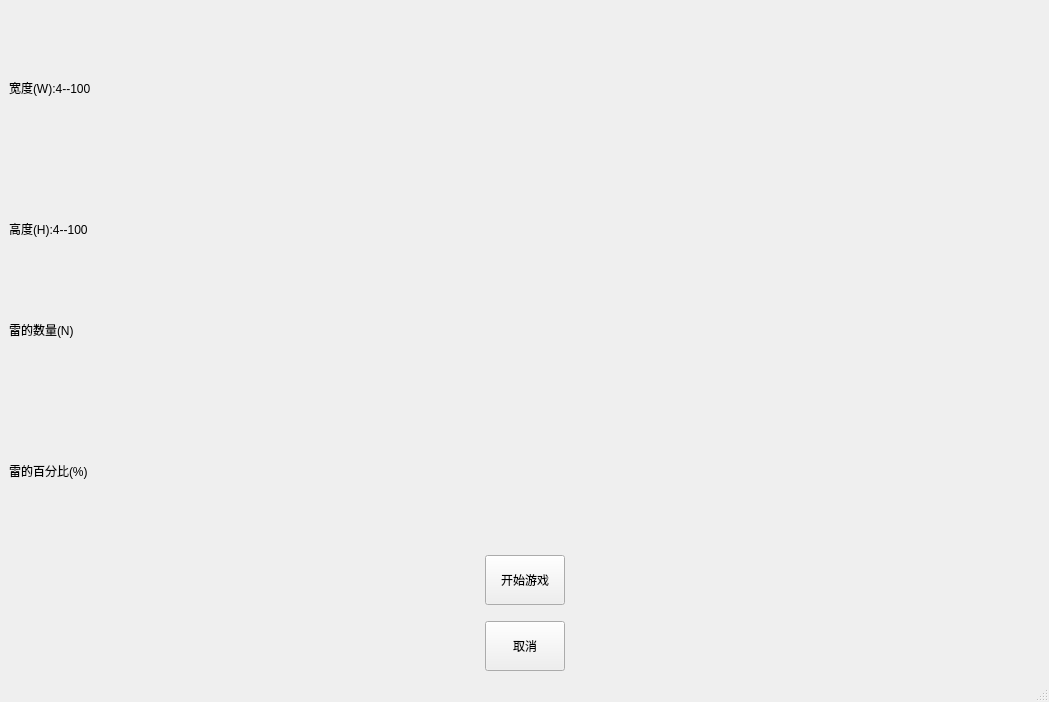
<?xml version="1.0" encoding="UTF-8"?>
<ui version="4.0">
 <class>SelectWidget</class>
 <widget class="QMainWindow" name="SelectWidget">
  <property name="geometry">
   <rect>
    <x>0</x>
    <y>0</y>
    <width>1049</width>
    <height>702</height>
   </rect>
  </property>
  <property name="windowTitle">
   <string>MainWindow</string>
  </property>
  <widget class="QWidget" name="centralwidget">
   <layout class="QVBoxLayout" name="verticalLayout">
    <item>
     <spacer name="verticalSpacer_5">
      <property name="orientation">
       <enum>Qt::Vertical</enum>
      </property>
      <property name="sizeHint" stdset="0">
       <size>
        <width>20</width>
        <height>40</height>
       </size>
      </property>
     </spacer>
    </item>
    <item>
     <widget class="QWidget" name="widget_5" native="true">
      <property name="minimumSize">
       <size>
        <width>580</width>
        <height>35</height>
       </size>
      </property>
      <property name="maximumSize">
       <size>
        <width>16777215</width>
        <height>35</height>
       </size>
      </property>
      <layout class="QHBoxLayout" name="horizontalLayout" stretch="0,0">
       <property name="sizeConstraint">
        <enum>QLayout::SetDefaultConstraint</enum>
       </property>
       <property name="leftMargin">
        <number>0</number>
       </property>
       <property name="topMargin">
        <number>0</number>
       </property>
       <property name="rightMargin">
        <number>0</number>
       </property>
       <property name="bottomMargin">
        <number>0</number>
       </property>
       <item>
        <widget class="QLabel" name="lalW">
         <property name="minimumSize">
          <size>
           <width>300</width>
           <height>0</height>
          </size>
         </property>
         <property name="frameShape">
          <enum>QFrame::NoFrame</enum>
         </property>
         <property name="text">
          <string>宽度(W):4--100</string>
         </property>
         <property name="textFormat">
          <enum>Qt::AutoText</enum>
         </property>
         <property name="margin">
          <number>0</number>
         </property>
        </widget>
       </item>
       <item>
        <widget class="MultiControl" name="show1" native="true">
         <property name="minimumSize">
          <size>
           <width>0</width>
           <height>0</height>
          </size>
         </property>
         <property name="maximumSize">
          <size>
           <width>1677125</width>
           <height>1677125</height>
          </size>
         </property>
         <property name="mouseTracking">
          <bool>false</bool>
         </property>
         <property name="focusPolicy">
          <enum>Qt::NoFocus</enum>
         </property>
        </widget>
       </item>
      </layout>
     </widget>
    </item>
    <item>
     <spacer name="verticalSpacer_2">
      <property name="orientation">
       <enum>Qt::Vertical</enum>
      </property>
      <property name="sizeType">
       <enum>QSizePolicy::Fixed</enum>
      </property>
      <property name="sizeHint" stdset="0">
       <size>
        <width>20</width>
        <height>100</height>
       </size>
      </property>
     </spacer>
    </item>
    <item>
     <widget class="QWidget" name="widget_6" native="true">
      <property name="minimumSize">
       <size>
        <width>580</width>
        <height>35</height>
       </size>
      </property>
      <property name="maximumSize">
       <size>
        <width>16777215</width>
        <height>35</height>
       </size>
      </property>
      <layout class="QHBoxLayout" name="horizontalLayout_2">
       <property name="leftMargin">
        <number>0</number>
       </property>
       <property name="topMargin">
        <number>0</number>
       </property>
       <property name="rightMargin">
        <number>0</number>
       </property>
       <property name="bottomMargin">
        <number>0</number>
       </property>
       <item>
        <widget class="QLabel" name="lalH">
         <property name="minimumSize">
          <size>
           <width>300</width>
           <height>35</height>
          </size>
         </property>
         <property name="maximumSize">
          <size>
           <width>16777215</width>
           <height>35</height>
          </size>
         </property>
         <property name="text">
          <string>高度(H):4--100</string>
         </property>
        </widget>
       </item>
       <item>
        <widget class="MultiControl" name="show2" native="true"/>
       </item>
      </layout>
     </widget>
    </item>
    <item>
     <spacer name="verticalSpacer">
      <property name="orientation">
       <enum>Qt::Vertical</enum>
      </property>
      <property name="sizeType">
       <enum>QSizePolicy::Fixed</enum>
      </property>
      <property name="sizeHint" stdset="0">
       <size>
        <width>20</width>
        <height>60</height>
       </size>
      </property>
     </spacer>
    </item>
    <item>
     <widget class="QWidget" name="widget_7" native="true">
      <property name="minimumSize">
       <size>
        <width>580</width>
        <height>35</height>
       </size>
      </property>
      <property name="maximumSize">
       <size>
        <width>16777215</width>
        <height>35</height>
       </size>
      </property>
      <layout class="QHBoxLayout" name="horizontalLayout_3">
       <property name="leftMargin">
        <number>0</number>
       </property>
       <property name="topMargin">
        <number>0</number>
       </property>
       <property name="rightMargin">
        <number>0</number>
       </property>
       <property name="bottomMargin">
        <number>0</number>
       </property>
       <item>
        <widget class="QLabel" name="lalMnum">
         <property name="minimumSize">
          <size>
           <width>300</width>
           <height>35</height>
          </size>
         </property>
         <property name="maximumSize">
          <size>
           <width>16777215</width>
           <height>35</height>
          </size>
         </property>
         <property name="text">
          <string>雷的数量(N)</string>
         </property>
        </widget>
       </item>
       <item>
        <widget class="MultiControl" name="show3" native="true"/>
       </item>
      </layout>
     </widget>
    </item>
    <item>
     <spacer name="verticalSpacer_3">
      <property name="orientation">
       <enum>Qt::Vertical</enum>
      </property>
      <property name="sizeType">
       <enum>QSizePolicy::Fixed</enum>
      </property>
      <property name="sizeHint" stdset="0">
       <size>
        <width>20</width>
        <height>100</height>
       </size>
      </property>
     </spacer>
    </item>
    <item>
     <widget class="QWidget" name="widget_8" native="true">
      <property name="minimumSize">
       <size>
        <width>580</width>
        <height>35</height>
       </size>
      </property>
      <property name="maximumSize">
       <size>
        <width>16777215</width>
        <height>35</height>
       </size>
      </property>
      <layout class="QHBoxLayout" name="horizontalLayout_4">
       <property name="leftMargin">
        <number>0</number>
       </property>
       <property name="topMargin">
        <number>0</number>
       </property>
       <property name="rightMargin">
        <number>0</number>
       </property>
       <property name="bottomMargin">
        <number>0</number>
       </property>
       <item>
        <widget class="QLabel" name="lalMm">
         <property name="minimumSize">
          <size>
           <width>300</width>
           <height>35</height>
          </size>
         </property>
         <property name="maximumSize">
          <size>
           <width>16777215</width>
           <height>35</height>
          </size>
         </property>
         <property name="text">
          <string>雷的百分比(%)</string>
         </property>
        </widget>
       </item>
       <item>
        <widget class="MultiControl" name="show4" native="true">
         <property name="minimumSize">
          <size>
           <width>220</width>
           <height>35</height>
          </size>
         </property>
        </widget>
       </item>
      </layout>
     </widget>
    </item>
    <item>
     <spacer name="verticalSpacer_4">
      <property name="orientation">
       <enum>Qt::Vertical</enum>
      </property>
      <property name="sizeType">
       <enum>QSizePolicy::MinimumExpanding</enum>
      </property>
      <property name="sizeHint" stdset="0">
       <size>
        <width>20</width>
        <height>40</height>
       </size>
      </property>
     </spacer>
    </item>
    <item>
     <widget class="QWidget" name="widget_10" native="true">
      <property name="minimumSize">
       <size>
        <width>100</width>
        <height>50</height>
       </size>
      </property>
      <property name="maximumSize">
       <size>
        <width>16777215</width>
        <height>50</height>
       </size>
      </property>
      <layout class="QHBoxLayout" name="horizontalLayout_5">
       <property name="leftMargin">
        <number>0</number>
       </property>
       <property name="topMargin">
        <number>0</number>
       </property>
       <property name="rightMargin">
        <number>0</number>
       </property>
       <property name="bottomMargin">
        <number>0</number>
       </property>
       <item>
        <spacer name="horizontalSpacer">
         <property name="orientation">
          <enum>Qt::Horizontal</enum>
         </property>
         <property name="sizeHint" stdset="0">
          <size>
           <width>460</width>
           <height>20</height>
          </size>
         </property>
        </spacer>
       </item>
       <item>
        <widget class="QPushButton" name="sBtn">
         <property name="minimumSize">
          <size>
           <width>0</width>
           <height>50</height>
          </size>
         </property>
         <property name="text">
          <string>开始游戏</string>
         </property>
        </widget>
       </item>
       <item>
        <spacer name="horizontalSpacer_2">
         <property name="orientation">
          <enum>Qt::Horizontal</enum>
         </property>
         <property name="sizeHint" stdset="0">
          <size>
           <width>460</width>
           <height>20</height>
          </size>
         </property>
        </spacer>
       </item>
      </layout>
     </widget>
    </item>
    <item>
     <spacer name="verticalSpacer_6">
      <property name="orientation">
       <enum>Qt::Vertical</enum>
      </property>
      <property name="sizeType">
       <enum>QSizePolicy::Fixed</enum>
      </property>
      <property name="sizeHint" stdset="0">
       <size>
        <width>20</width>
        <height>10</height>
       </size>
      </property>
     </spacer>
    </item>
    <item>
     <widget class="QWidget" name="widget_9" native="true">
      <property name="minimumSize">
       <size>
        <width>0</width>
        <height>50</height>
       </size>
      </property>
      <property name="maximumSize">
       <size>
        <width>16777215</width>
        <height>50</height>
       </size>
      </property>
      <layout class="QHBoxLayout" name="horizontalLayout_6">
       <property name="leftMargin">
        <number>0</number>
       </property>
       <property name="topMargin">
        <number>0</number>
       </property>
       <property name="rightMargin">
        <number>0</number>
       </property>
       <property name="bottomMargin">
        <number>0</number>
       </property>
       <item>
        <spacer name="horizontalSpacer_3">
         <property name="orientation">
          <enum>Qt::Horizontal</enum>
         </property>
         <property name="sizeHint" stdset="0">
          <size>
           <width>460</width>
           <height>20</height>
          </size>
         </property>
        </spacer>
       </item>
       <item>
        <widget class="QPushButton" name="cBtn">
         <property name="minimumSize">
          <size>
           <width>0</width>
           <height>50</height>
          </size>
         </property>
         <property name="maximumSize">
          <size>
           <width>16777215</width>
           <height>50</height>
          </size>
         </property>
         <property name="text">
          <string>取消</string>
         </property>
        </widget>
       </item>
       <item>
        <spacer name="horizontalSpacer_4">
         <property name="orientation">
          <enum>Qt::Horizontal</enum>
         </property>
         <property name="sizeHint" stdset="0">
          <size>
           <width>460</width>
           <height>20</height>
          </size>
         </property>
        </spacer>
       </item>
      </layout>
     </widget>
    </item>
   </layout>
  </widget>
  <widget class="QMenuBar" name="menubar">
   <property name="geometry">
    <rect>
     <x>0</x>
     <y>0</y>
     <width>1049</width>
     <height>26</height>
    </rect>
   </property>
  </widget>
  <widget class="QStatusBar" name="statusbar"/>
 </widget>
 <customwidgets>
  <customwidget>
   <class>MultiControl</class>
   <extends>QWidget</extends>
   <header>multicontrol.h</header>
   <container>1</container>
  </customwidget>
 </customwidgets>
 <resources/>
 <connections/>
</ui>
